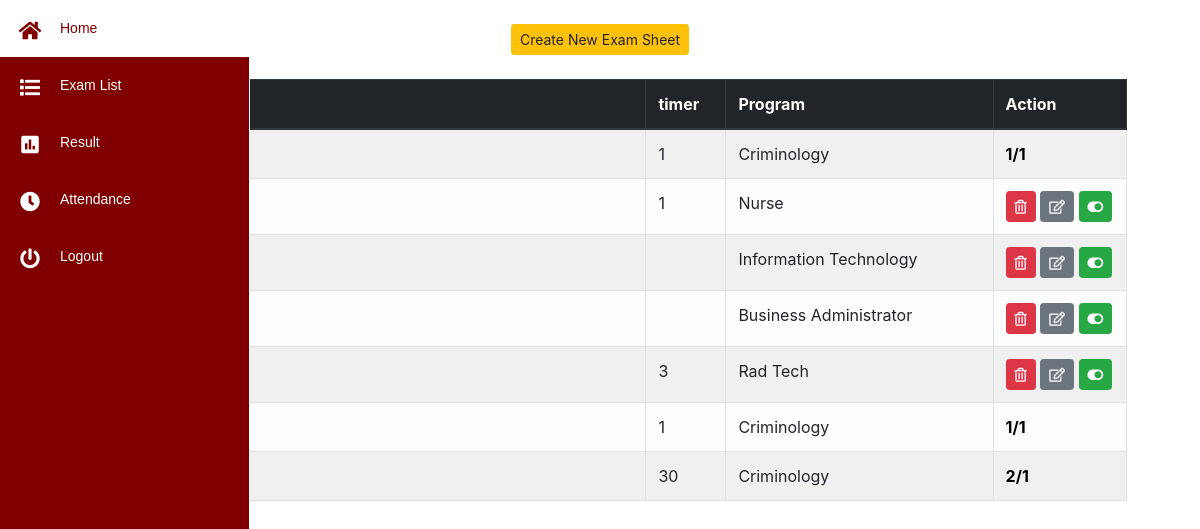
/emp/exam_list.php (signed in), run on an earlier commit of the app's database.
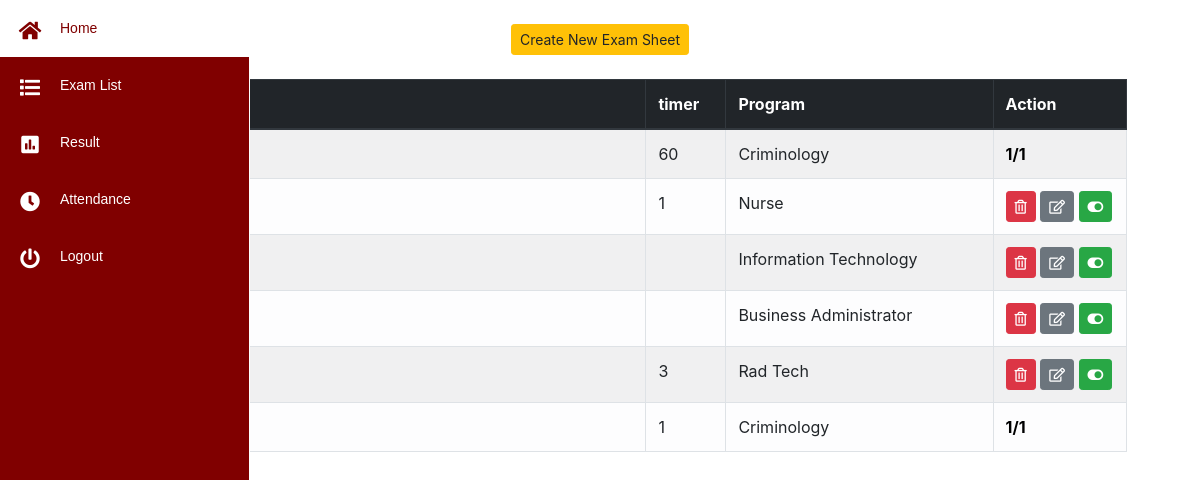
And on a later commit of the database.
### tables this page shows
CREATE TABLE `lexamtb` (
  `lexamtbl_id` int(11) NOT NULL,
  `exam_name` varchar(255) NOT NULL,
  `program` varchar(225) NOT NULL,
  `exam_no` varchar(255) NOT NULL,
  `actyear` varchar(225) NOT NULL,
  `status` enum('0','1') NOT NULL
);

CREATE TABLE `timetbl` (
  `timer_id` int(11) NOT NULL,
  `exam_id` varchar(255) NOT NULL,
  `duration` varchar(255) NOT NULL
);

### emp/exam_list.php (the view, shortened to what this page needs)
<!DOCTYPE html>
<html>
<head>
</head>
<body>
<?php
 include ("php/nav.php");
$q1="SELECT * FROM lexamtb WHERE actyear ='$active'";
 $r1= mysqli_query($conn,$q1);
?>
<div class="container">
<br>
<center><button type="submit" class="btn btn-warning btn-sm" name="tran" data-toggle="modal" data-target="#cexam">
  Create New Exam Sheet
</button>
 </center>
<br>
   <div class=" table-sorting table-responsive-sm mx-auto " style="width:95%">
                   <table class="table table-striped table-bordered table-light"  id="tSortable22">
                    <thead class="thead-dark">
                     <tr>
                                            <th style="width:1%">#</th>
                                            <th style="width:40%">Exam List</th>
                                            <th style="width:5%">timer</th>
                                            <th style="width:20%">Program</th>
                                            <th style="width:10%">Action</th>
                                        </tr>
                                      </thead>
                                              <tbody>
                                        <?php
                                        $counter =1;
                                        while($row = mysqli_fetch_array($r1)){
 $exam_name= $row["exam_name"];
  $prog1= $row["program"];
   $count='hidden';
  $button= '';
  $check_exam = mysqli_query($conn, "SELECT * FROM lexamtb WHERE status='1' AND exam_name='$exam_name' AND program='$prog1'");
  $check_exam_row = mysqli_num_rows($check_exam);
    if($check_exam_row > 0) {
      $button = 'hidden style="cursor: not-allowed;"';
      $count='';
    }
?>
                                        <tr weight="100%">
                                        <td ><?php echo $counter; ?></td>
                                        <td><?php echo $row["exam_name"]; ?></td>
<?php
$eid = $row["exam_no"];
$program =$row["program"];
  $s2= "SELECT * FROM timetbl WHERE exam_id = '$eid'";
  $r2 = $conn->query($s2);
  $d2= $r2->fetch_assoc();
  $dura = $d2['duration'];
?>
                                        <td><?php echo  $dura ?></td>
                                        <td><?php echo $row["program"]; ?></td>
                                        <td  style="color: white;">
                                        <a href="action_exam.php?id=<?php echo $row["exam_no"]; ?>"  onclick="return confirm_pay()" <?php echo $button?> class="btn btn-danger btn-sm "><i class="far fa-trash-alt"></i></a>
                                        <a href="iexam.php?id=<?php echo $row["exam_no"]; ?>" 	 onclick="return confirm_pay()"  <?php echo $button?> class="btn btn-secondary btn-sm "><i class="far fa-edit"></i></a>
                                        <a href="examact.php?id=<?php echo $row["exam_no"]; ?>"  onclick="return confirm_pay()" <?php echo $button?> class="btn btn-success btn-sm "><i class="fas fa-toggle-on"></i></a>
<?php
$rows_enroll= mysqli_query($conn, "SELECT * FROM enrolltbl WHERE enroll_date ='$active' AND program='$program'");
$rows_enroll_count= mysqli_num_rows($rows_enroll);
$rows_done= mysqli_query($conn, "SELECT * FROM evaltbl WHERE exam_no ='$eid' ");
$rows_done_count= mysqli_num_rows($rows_done);
?>
                                    <b  <?php echo  $count ?> style="color: black"><?php echo $rows_done_count;?>/<?php echo $rows_enroll_count;?></b>
                                     </td>
<?php
 $counter++;
   }
  ?>
  </tbody>
</div></div>
</body>
</html>

What changed in the data, as far as the page shows it:
removed lexamtb: timetbl.duration "30", program "Criminology", rows_done_count "2", rows_enroll_count "1"
changed through a linked row, lexamtb (number 1 of 6 on the later page): timetbl.duration "1" → "60"
